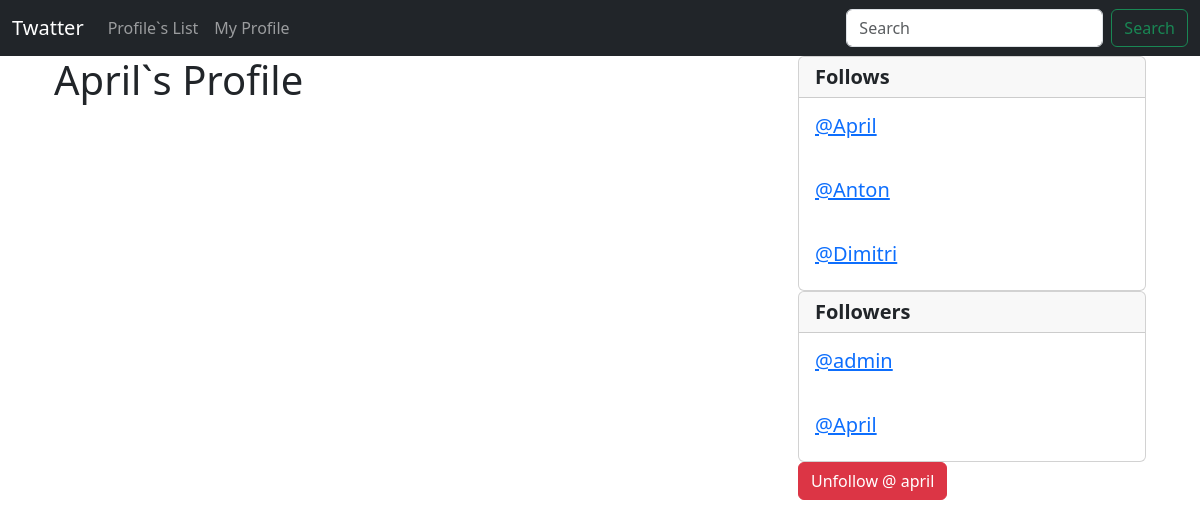
The app's page /profile/3/ (signed in) with its own data.
### twat/models.py (models this page shows)
class Profile(models.Model):
    user = models.OneToOneField(User, on_delete=models.CASCADE)
    bio = models.TextField(max_length=500, blank=True)
    follows = models.ManyToManyField(
        "self", symmetrical=False, related_name="followers", blank=True
    )
    date_modified = models.DateTimeField(User, auto_now=True)
    def __str__(self):
        return self.user.username

### twat/views.py (the view, shortened to what this page needs)
# urls.py: path("profile/<int:pk>/", views.profile, name="profile"),
def profile(request, pk):
    if request.user.is_authenticated:
        twats = Twat.objects.all().filter(user_id=pk).order_by("-date_posted")
        profile = Profile.objects.get(user_id=pk)
        context = {"profile": profile, "twats": twats}
        return render(request, "twat/profile.html", context)
    else:
        messages.success(request, "You must be logged in to view this page.")
        return redirect("twat:index")

### templates/twat/profile.html (shortened to what this page needs)
{% extends "partials/base.html" %}
{% block content %}
    {% if profile %}
    <div class="container">
        <div class="row">
            <div class="col-8">
                <h1>{{ profile.user.username}}`s Profile</h1>
            </div>
            <div class="col-4">
                <div class="card">
                    <h5 class="card-header"><strong>Follows</strong></h5>
                    {% for following in profile.follows.all %}
                    <div class="card-body">
                        <h5 class="card-title"><a href="{% url 'twat:profile' following.user.pk %}"> @{{ following }} </a></h5>
                    </div>
                    {% endfor %}
                </div>
                <div class="card">
                    <h5 class="card-header"><strong>Followers</strong></h5>
                    {% for follower in profile.followers.all %}
                    <div class="card-body">
                        <h5 class="card-title"><a href="{% url 'twat:profile' follower.user.pk %}"> @{{ follower }} </a> </a></h5>
                    </div>
                    {% endfor %}
                </div>
                        <form method="POST" >
                            {% if profile in user.profile.follows.all %}
                                <button type="submit" class="btn btn-danger" name="follow-btn" value="unfollow">Unfollow @ {{ profile.user.username | lower}}</button>
                            {% else %}
                                <button type="submit" class="btn btn-primary" name="follow-btn" value="follow">Follow @{{ profile.user.username | lower}}</button>
                            {% endif%}
                            </form>
            </div>
        </div>
    </div>
    {% endif %}
{% endblock content %}

### records on screen
Profile: user.username "April", user.username "april"
Profile: user.username "Anton"
Profile: user.username "Dimitri"
Profile: user.username "admin"
